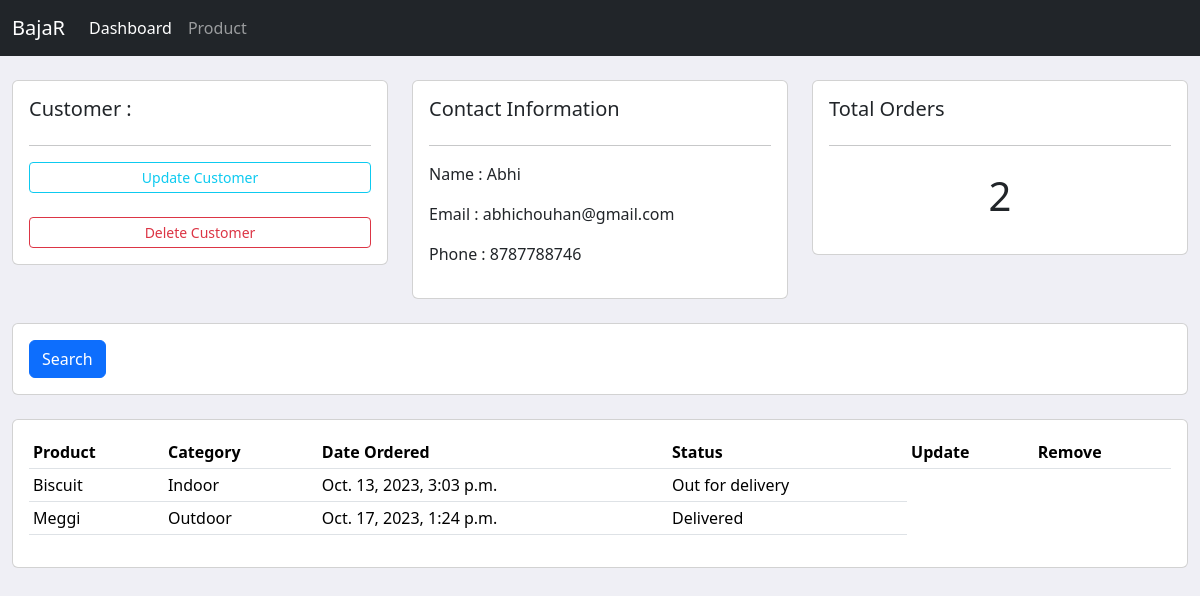
/customer/4/, run on the app's committed database.
### try_3/models.py (models this page shows, shortened)
class Customer(models.Model):
    name=models.CharField(max_length=50,null=True)
    phone=models.CharField(max_length=11,null=True)
    email=models.EmailField()
    date_created=models.DateTimeField(auto_now_add=True,null=True)

class Order(models.Model):
    STATUS=(
        ('Pending','Pending'),
        ('Out for delivery','Out for delivery'),
        ('Delivered','Delivered'),
    )
    customer=models.ForeignKey(Customer,null=True,on_delete=models.SET_NULL)
    product=models.ForeignKey(Product,null=True,on_delete=models.SET_NULL)
    date_created=models.DateTimeField(auto_now_add=True,null=True)
    status=models.CharField(max_length=50,null=True,choices=STATUS)

class Product(models.Model):
    CATEGORY=(
        ('Indoor','Indoor'),
        ('Out Door','Out Door'),
    )
    name=models.CharField(max_length=50,null=True)
    price=models.FloatField()
    category=models.CharField(max_length=50,null=True,blank=CATEGORY)
    description=models.CharField(max_length=200,null=True,blank=True)
    date_created=models.DateTimeField(auto_now_add=True,null=True)
    tags=models.ManyToManyField(Tags)
    def __str__(self):
        return self.name

### try_3/views.py (the view)
# urls.py: path('customer/<str:pk_test>/',views.customer,name='customer'),
def customer(request,pk_test):
    customer=Customer.objects.get(id=pk_test)
    order=customer.order_set.all()
    order_count=order.count()
    context={
        'pk_test':pk_test,'customer':customer,'order':order,'order_count':order_count
    }
    return render(request,'customer.html',context)

### templates/customer.html (shortened to what this page needs)
{% extends 'base.html' %}
{% block content %}
<br>
<div class="row">
    <div class="col-md">
        <div class="card card-body">
            <h5>Customer : </h5>
            <hr>
            <a class="btn btn-outline-info btn-sm btn-block" href="">Update Customer</a>
            <br>
            <a class="btn btn-outline-danger btn-sm btn-block" href="">Delete Customer</a>
        </div>
    </div>
    <div class="col-md">
        <div class="card card-body">
            <h5>Contact Information</h5>
            <hr>
            <p>Name : {{customer.name}}</p>
            <p>Email : {{customer.email}}</p>
            <p>Phone : {{customer.phone}}</P>
        </div>
    </div>
    <div class="col-md">
        <div class="card card-body">
            <h5>Total Orders</h5>
            <hr>
            <h1 style="text-align: center;padding: 10px">{{order_count}}</h1>
        </div>
    </div>
</div>
<br>
<div class="row">
    <div class="col">
        <div class="card card-body">
            <from method="get">
              <button class="btn btn-primary" type="submit">Search</button>
        </div>
    </div>
</div>
<br>
<div class="row">
    <div class="col-md">
        <div class="card card-body">
            <table class="table table-sm">
                <tr>
                    <th>Product</th>
                    <th>Category</th>
                    <th>Date Ordered</th>
                    <th>Status</th>
                    <th>Update</th>
                    <th>Remove</th>
                </tr>
                {% for order in order %}
                <tr>
                    <td>{{order.product}}</td>
                    <td>{{order.product.category}}</td>
                    <td>{{order.date_created}}</td>
                    <td>{{order.status}}</td>
                </tr>
                {% endfor %}
            </table>
        </div>
    </div>
</div>
{% endblock %}

### static/css/main.css (style rules this page uses)
body { background-color: #efeff5; }

### data on the page
Customer: name "Abhi", email "abhichouhan@gmail.com", phone "8787788746"
Order: product "Biscuit", product.category "Indoor", date_created "Oct. 13, 2023, 3:03 p.m.", status "Out for delivery"
Order: product "Meggi", product.category "Outdoor", date_created "Oct. 17, 2023, 1:24 p.m.", status "Delivered"

### other printed values
{{ order_count }} "2"
